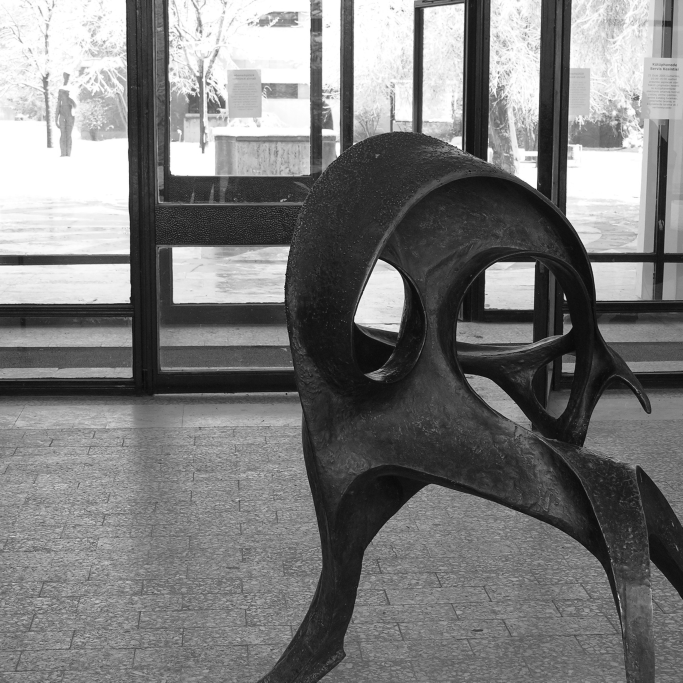
#> input picture THE2-Images/1.png, 2048 x 2048 px (shown at 1/3 size)
$ python -i the2.py   (imports and definitions only)
#> lines starting #> are read from the running program, lines starting #| are printed output that depends on the picture
# Berk GÜLER 2310092
# Onur DEMİR 2309870

import cv2 as cv
import numpy as np
from matplotlib import pyplot as plt
import os
from numpy.fft import fft2, fftshift, ifft2, ifftshift
from scipy.fftpack import dct
from PIL import Image

# [132 lines left out: functions part1, gaus_filter, butterworth_filter, enhance_3, enhance_4, not called in this run]
# enhance_4('./THE2-Images/4.png', './THE2-Images/enhance4_outputs')


def the2_write (input_img_path , output_path ):
    # Read the input image
#> called with input_img_path = 'THE2-Images/1.png', output_path = 'out.png'
    img = cv.imread(input_img_path)
#> img is the input picture: shape (2048, 2048, 3); min 0, max 255, mean 123.7
    h,w,u = img.shape
#> h = 2048; w = 2048; u = 3

    # Convert color space to YCrCb
    img_YCrCb = cv.cvtColor(img, cv.COLOR_BGR2YCR_CB)
#> img_YCrCb: shape (2048, 2048, 3); mean of channels 0, 1, 2 123.7, 128, 128

    # Split the image to Y-Cr-Cb channels
    y, cr, cb = cv.split(img_YCrCb)
#> cr: shape (2048, 2048); every value is 128

    # downsample cr and cb [Y:Cr:Cb] = [4:2:2]
    crsub = cr[::2,::2]
#> crsub: shape (1024, 1024); every value is 128
    cbsub = cb[::2,::2]

    # Quantization Table for Y channel
    q_y=np.array([[16,11,10,16,24,40,51,61],
        [12,12,14,19,26,48,60,55],
        [14,13,16,24,40,57,69,56],
        [14,17,22,29,51,87,80,62],
        [18,22,37,56,68,109,103,77],
        [24,35,55,64,81,104,113,92],
        [49,64,78,87,103,121,120,101],
        [72,92,95,98,112,100,103,99]])

    # Quantization table for Chrominance channels
    q_c=np.array([[17,18,24,47,99,99,99,99],
        [18,21,26,66,99,99,99,99],
        [24,26,56,99,99,99,99,99],
        [47,66,99,99,99,99,99,99],
        [99,99,99,99,99,99,99,99],
        [99,99,99,99,99,99,99,99],
        [99,99,99,99,99,99,99,99],
        [99,99,99,99,99,99,99,99]])

    # Get row and col size of Y Channel
    y_rows = y.shape[0]
#> y_rows = 2048
    y_cols = y.shape[1]
#> y_cols = 2048
    # create temp np array for dct of Y Channel
    y_dct = np.zeros((y_rows, y_cols))
    # create temp np array of Y channel
    y_temp = np.zeros((y_rows, y_cols))
    y_temp[:y_rows, : y_cols] = y
    # substract 128 in order to get range [-128, ...127]
    y_temp = y_temp-128
    # Get blocks of size 8
    block_size_v = y_rows//8
#> block_size_v = 256
    block_size_h = y_cols//8
#> block_size_h = 256
    for row in range(block_size_v):
        for col in range(block_size_h):
            # take DCT of 8x8 block
            sub_img = cv.dct(y_temp[row*8 : (row+1)*8, col*8 : (col+1)*8])
            # save sub_img to y_dct after quantization
            y_dct[row*8:(row+1)*8, col*8 : (col+1)*8] = np.round(sub_img/q_y)
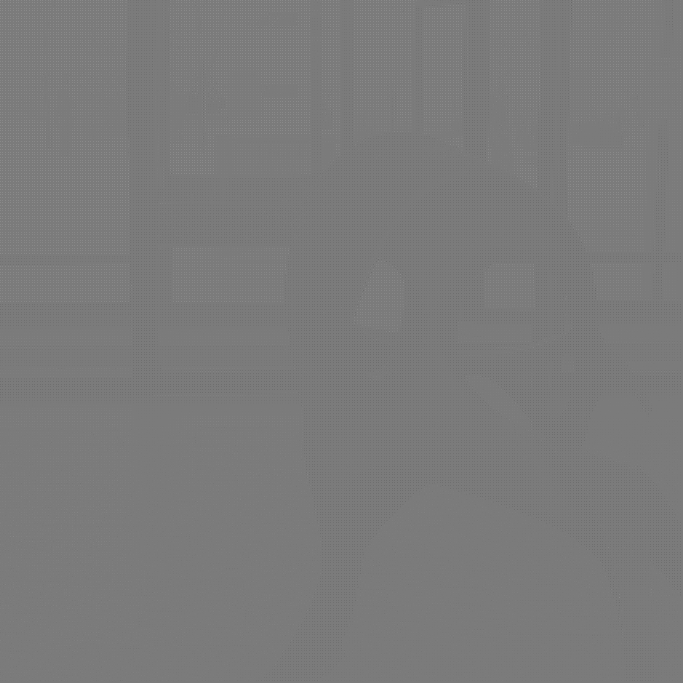
#> y_dct: shape (2048, 2048) float64 (shown at 1/3 size); min -62, max 66, mean 0; drawn with min black and max white
    # append y_dct to compressed_img array

    # Do the same operations that are done in Y channel for Cr Channel
    cr_rows = crsub.shape[0]
#> cr_rows = 1024
    cr_cols = crsub.shape[1]
#> cr_cols = 1024
    cr_dct = np.zeros((cr_rows, cr_cols))
    cr_temp = np.zeros((cr_rows, cr_cols))
    cr_temp[:cr_rows, : cr_cols] = crsub
#> cr_temp: shape (1024, 1024) float64; every value is 128
    cr_temp = cr_temp-128
#> cr_temp: shape (1024, 1024) float64; every value is 0
    block_size_v = cr_rows//8
#> block_size_v = 128
    block_size_h = cr_cols//8
#> block_size_h = 128
    for row in range(block_size_v):
        for col in range(block_size_h):
            sub_img = cv.dct(cr_temp[row*8 : (row+1)*8, col*8 : (col+1)*8])
            cr_dct[row*8:(row+1)*8, col*8 : (col+1)*8] = np.round(sub_img/q_c)

    # Do the same operations that are done in Y channel for Cb Channel
    cb_rows = cbsub.shape[0]
#> cb_rows = 1024
    cb_cols = cbsub.shape[1]
#> cb_cols = 1024
    cb_dct = np.zeros((cb_rows, cb_cols))
    cb_temp = np.zeros((cb_rows, cb_cols))
    cb_temp[:cb_rows, : cb_cols] = cbsub
    cb_temp = cb_temp-128
    block_size_v = cb_rows//8
    block_size_h = cb_cols//8
    for row in range(block_size_v):
        for col in range(block_size_h):
            sub_img = cv.dct(cb_temp[row*8 : (row+1)*8, col*8 : (col+1)*8])
            cb_dct[row*8:(row+1)*8, col*8 : (col+1)*8] = np.round(sub_img/q_c)

    #### Decompression ####
    recompressed_img = np.zeros((h,w,3), np.uint8)
    y_rows = y_dct.shape[0]
    y_cols = y_dct.shape[1]
    block_size_v = y_rows//8
#> block_size_v = 256
    block_size_h = y_cols//8
#> block_size_h = 256
    y_idct = np.zeros((y_rows,y_cols), np.uint8)
    for row in range(block_size_v):
        for col in range(block_size_h):
                            dequant_sub_img=y_dct[row*8:(row+1)*8,col*8:(col+1)*8]*q_y
                            idtc_dequant_sub_img = np.round(cv.idct(dequant_sub_img))+128
                            idtc_dequant_sub_img[idtc_dequant_sub_img>255]=255
                            idtc_dequant_sub_img[idtc_dequant_sub_img<0]=0
                            y_idct[row*8:(row+1)*8,col*8:(col+1)*8]=idtc_dequant_sub_img
    resized_idtc_dequant_sub_img=cv.resize(y_idct,(w,h))
    recompressed_img[:,:,0]=np.round(resized_idtc_dequant_sub_img)
#> recompressed_img: shape (2048, 2048, 3); mean of channels 0, 1, 2 123.7, 0, 0

    cr_rows = cr_dct.shape[0]
    cr_cols = cr_dct.shape[1]
    block_size_v = cr_rows//8
    block_size_h = cr_cols//8
    cr_idct = np.zeros((cr_rows,cr_cols), np.uint8)
    for row in range(block_size_v):
        for col in range(block_size_h):
                            dequant_sub_img=cr_dct[row*8:(row+1)*8,col*8:(col+1)*8]*q_c
                            idtc_dequant_sub_img = np.round(cv.idct(dequant_sub_img))+128
                            idtc_dequant_sub_img[idtc_dequant_sub_img>255]=255
                            idtc_dequant_sub_img[idtc_dequant_sub_img<0]=0
                            cr_idct[row*8:(row+1)*8,col*8:(col+1)*8]=idtc_dequant_sub_img
    resized_idtc_dequant_sub_img=cv.resize(cr_idct,(w,h))
    recompressed_img[:,:,1]=np.round(resized_idtc_dequant_sub_img)
#> recompressed_img: shape (2048, 2048, 3); mean of channels 0, 1, 2 123.7, 128, 0

    cb_rows = cb_dct.shape[0]
    cb_cols = cb_dct.shape[1]
    block_size_v = cb_rows//8
    block_size_h = cb_cols//8
    cb_idct = np.zeros((cb_rows,cb_cols), np.uint8)
    for row in range(block_size_v):
        for col in range(block_size_h):
                            dequant_sub_img=cb_dct[row*8:(row+1)*8,col*8:(col+1)*8]*q_c
                            idtc_dequant_sub_img = np.round(cv.idct(dequant_sub_img))+128
                            idtc_dequant_sub_img[idtc_dequant_sub_img>255]=255
                            idtc_dequant_sub_img[idtc_dequant_sub_img<0]=0
                            cb_idct[row*8:(row+1)*8,col*8:(col+1)*8]=idtc_dequant_sub_img
    resized_idtc_dequant_sub_img=cv.resize(cb_idct,(w,h))
    recompressed_img[:,:,2]=np.round(resized_idtc_dequant_sub_img)
#> recompressed_img: shape (2048, 2048, 3); mean of channels 0, 1, 2 123.7, 128, 128

    compressed_image=cv.cvtColor(recompressed_img, cv.COLOR_YCrCb2BGR)

    if not os.path.exists(output_path):
        os.makedirs(output_path)
    path = output_path + '/compressed_img.jpeg'
    cv.imwrite(path, compressed_image)
    original_size = os.path.getsize(input_img_path)
    compressed_size = os.path.getsize(path)
    compression_ratio = original_size/compressed_size
    print(original_size, compressed_size, compression_ratio)
    return path


# [5 lines left out: function the2_read, not called in this run]

# the2_read(the2_write('./THE2-Images/5.png', './THE2-Images/compression_outputs'))

>>> result = the2_write('THE2-Images/1.png', 'out.png')

$ run again, on THE2-Images/2.png
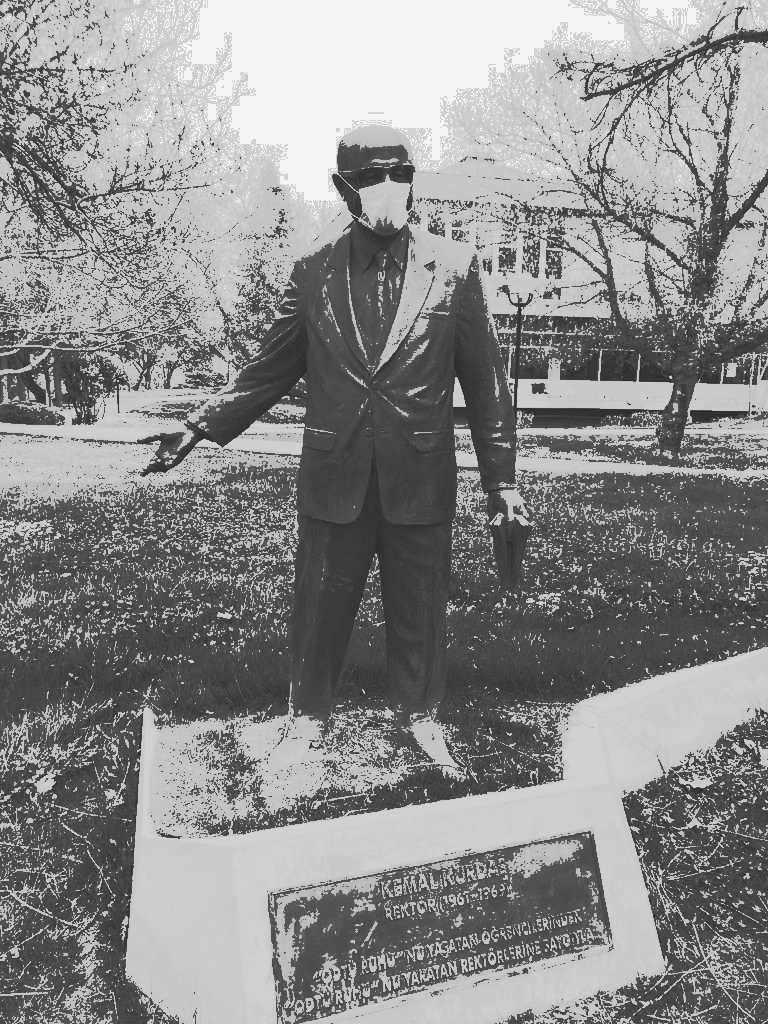
#> input picture THE2-Images/2.png, 768 x 1024 px
#> in the2_write, img is the input picture: shape (1024, 768, 3); min 33, max 245, mean 139.1
#> img_YCrCb: shape (1024, 768, 3); mean of channels 0, 1, 2 139.1, 128, 128
#> cr: shape (1024, 768); every value is 128
#> crsub: shape (512, 384); every value is 128
#> in the2_write, `y_temp = y_temp-128`:
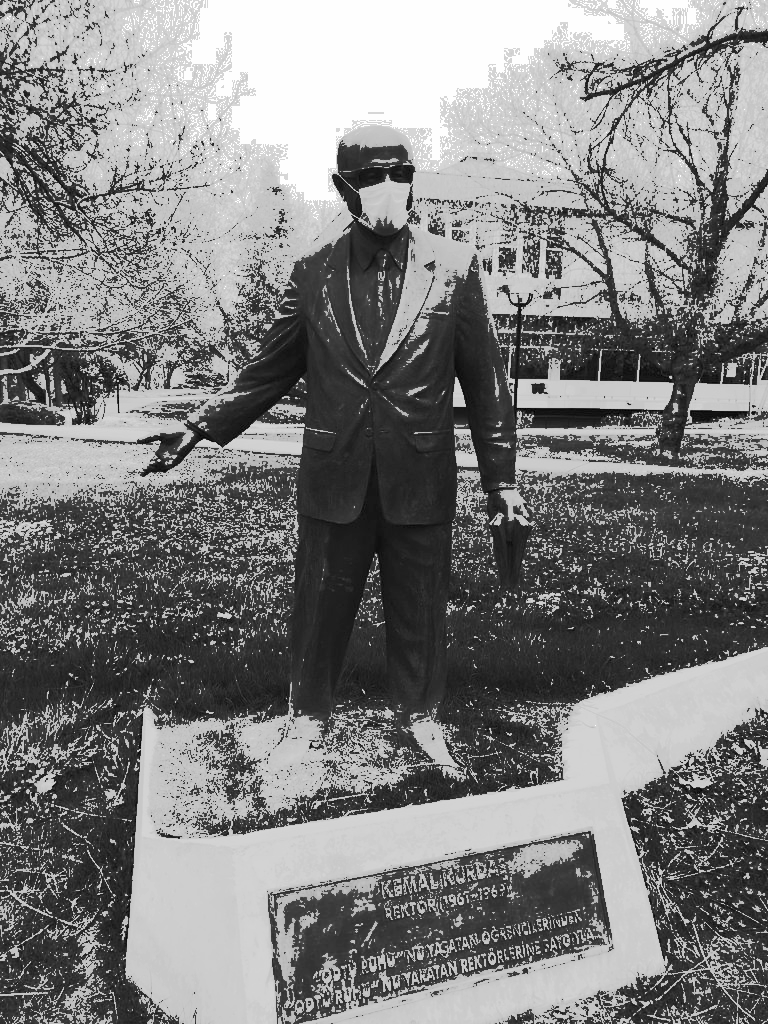
#> y_temp: shape (1024, 768) float64; min -95, max 117, mean 11.1; drawn with min black and max white
#> after the loop in the2_write, `for row in range(block_size_v):`:
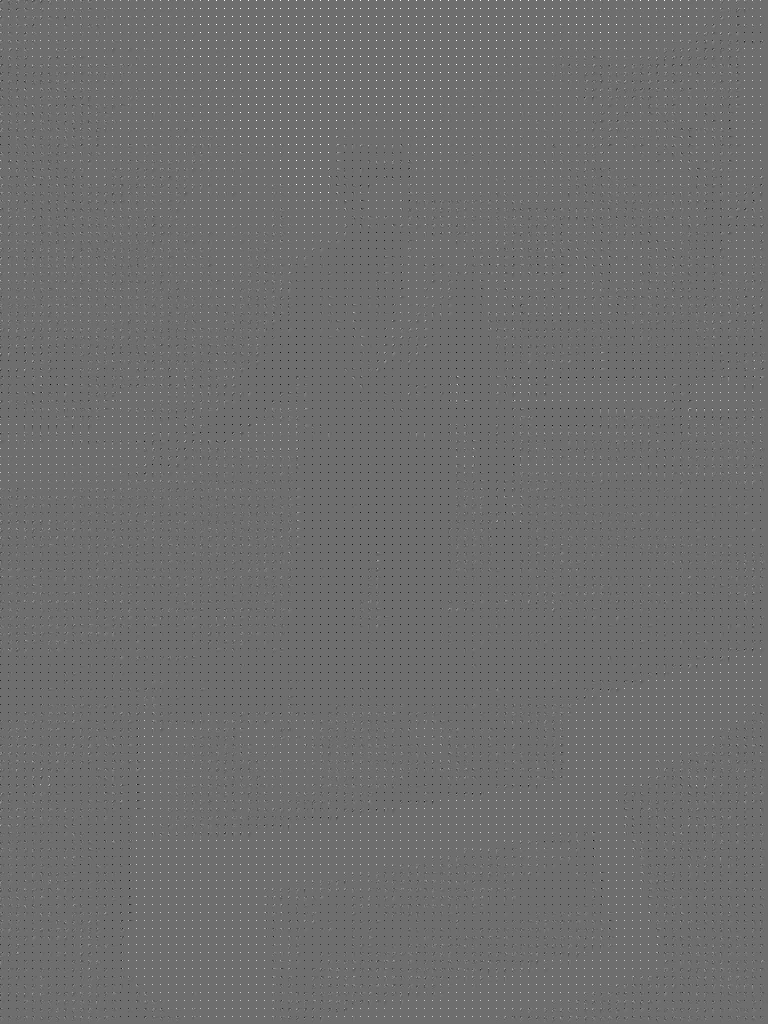
#> y_dct: shape (1024, 768) float64; min -45, max 59, mean 0.1; drawn with min black and max white

$ run again, on THE2-Images/4.png
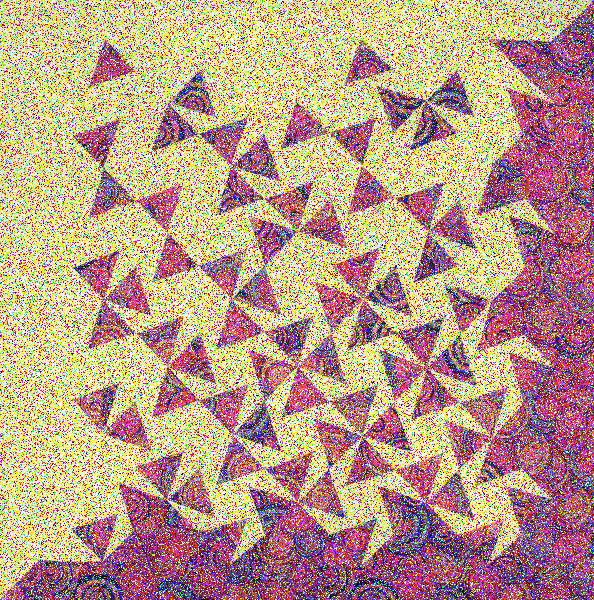
#> input picture THE2-Images/4.png, 594 x 600 px
#> in the2_write, img is the input picture: shape (600, 594, 3); mean B, G, R 136.1, 153.7, 183.8
#> img_YCrCb: shape (600, 594, 3); mean of channels 0, 1, 2 160.7, 144.5, 114.1
#> after the loop in the2_write, `for row in range(block_size_v):`:
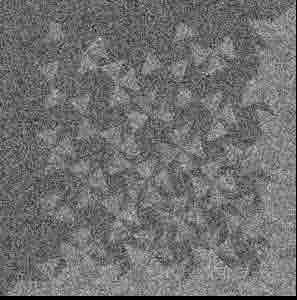
#> cb_idct: shape (300, 297); min 0, max 225, mean 111.9
#> in the2_write, `compressed_image=cv.cvtColor(recompressed_img, cv.COLOR_YCrCb2BGR)`:
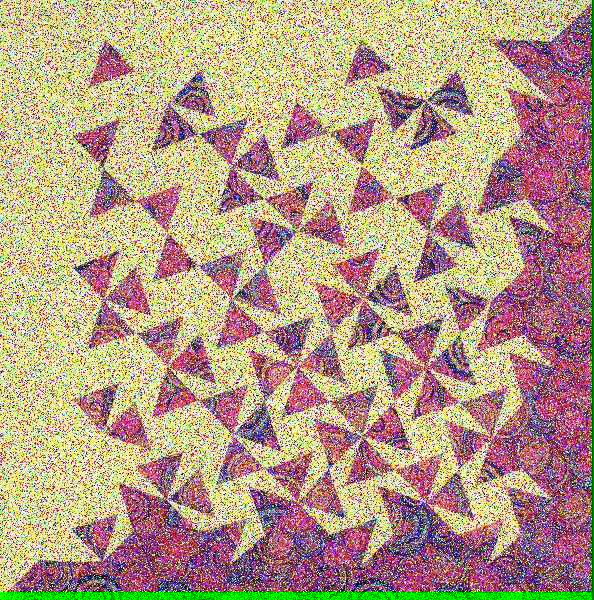
#> compressed_image: shape (600, 594, 3); mean B, G, R 133.6, 155.2, 179.5
